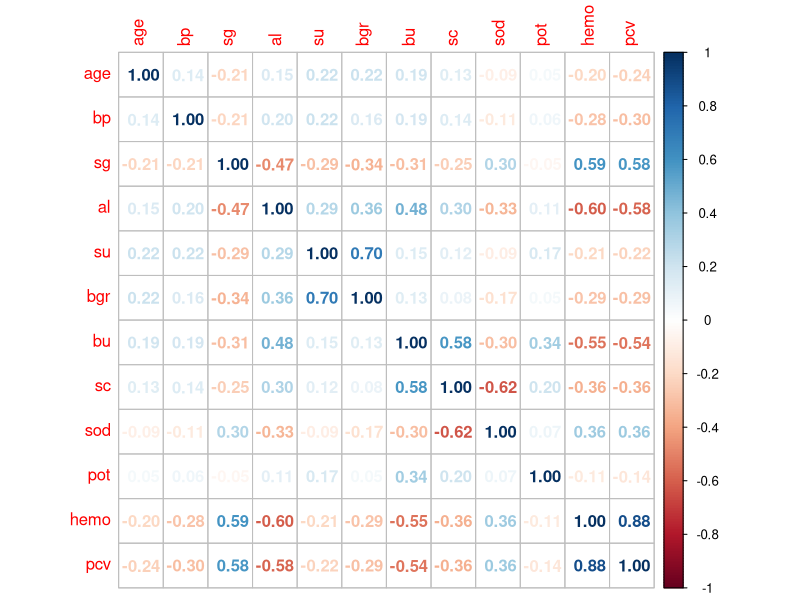
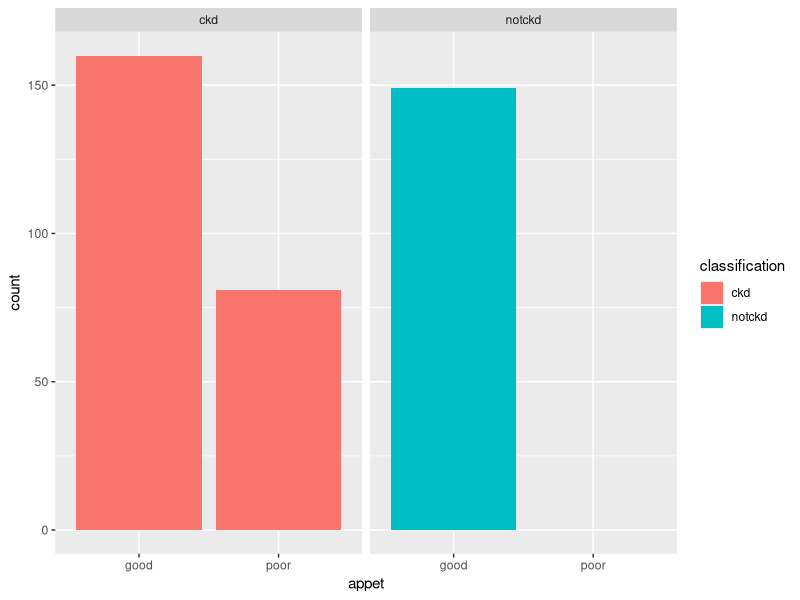
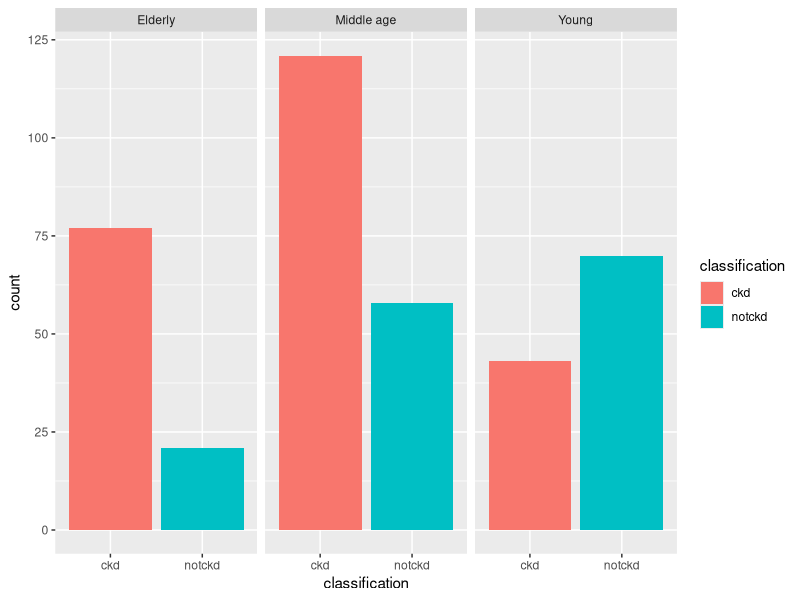

Write the R code that produced these figures, in order.
library(tidyverse) ; library(corrplot)

# First, let's read in the data that we cleaned (removing everything else 
# before that first):
rm(list = ls()) ; par(mfrow = c(1, 1))
data <- read_csv("data.csv") %>% select(-c(...1))
data$rbc <- as.factor(data$rbc) ; data$pc <- as.factor(data$pc)
data$pcc <- as.factor(data$pcc) ; data$ba <- as.factor(data$ba)
data$htn <- as.factor(data$htn) ; data$dm <- as.factor(data$dm)
data$cad <- as.factor(data$cad) ; data$appet <- as.factor(data$appet)
data$pe <- as.factor(data$pe) ; data$ane <- as.factor(data$ane)
data$classification <- as.factor(data$classification)

# I think we should take a look to see if any variables are correlated - I'm
# using all numerical values (i.e., so the factors will not be in the correlation
# graph that I'm about to make):
str(data)
data %>% select(c(age, bp, sg, al, su, bgr, bu, sc, sod, pot, hemo, pcv)) %>% 
  cor() %>% corrplot(method = "number")

# We see that hemo and pcv are highly correlated.  I think this implies that 
# if we use hemo or pcv in our model, then we shouldn't use the other (and 
# vice verl)) + geom_bar(aes(fill = classification)) + facet_wrap(~al)
# sa).  A similar argument can probably be made for hemo / al,
# hemo / sg, and hemo / bu.

# Otherwise, I think it could be worth exploring the relationship between
# our dependent variable classification and other categorical variables:
library(ggplot2)

# How about starting off with "rbc"?  The bar plot tells us that those without
# kidney disease have a higher proportion of normal rbc to abnormal rbc.  
# This makes sense - rbc can be used as predictor since there is a marked 
# difference between both groups of individuals.
ggplot(data, aes(x = appet)) + geom_bar(aes(fill = classification)) + 
  facet_wrap(~classification)

# By changing the categorical variable in the above line of code, I noted the following:
#
# 1) pc => proportion of abnormal to normal pc in diseased and healthy patients
#          looks very similar.  
#
# 2) pcc => there's no pcc present in those that are healthy.
#
# 3) ba => ditto.  I'm not sure how pcc and ba can help us out in our aim.
#
# 4) htn => healthy individuals have no htn.  This is definitely a major factor,
#           especially from a physiological standpoint and a data standpoint.
#
# 5) dm => ditto.
#
# 6) cad => ditto (though there's lesser individuals in the teal category).
#
# 7) appet => ditto.
#
# 8) pe => ditto.

# I was also wondering if it makes sense to engineer a new feature based on
# age.  I'm thinking that we can perhaps partition our "age" variable into
# three - four categories: young, middle aged, and elderly for instance.
#
# Based off a source I found on the internet, this is what they have to say:
#
# 1) Middle age => 45 - 65 years old (not inclusive on upper end)
# 2) Elderly => 65 and above
# 3) Young => Anybody below 45 (implied)
#
# I don't know how valid this is in the Singaporean context - this is something
# that we might have to look into in the near future.  Nevertheless:
data$agerange <- case_when(data$age < 45 ~ "Young",
                           data$age >= 45 & data$age < 65 ~ "Middle age",
                           data$age >= 65 ~ "Elderly")
data$agerange <- as.factor(data$agerange)

ggplot(data, aes(x = classification)) + geom_bar(aes(fill = classification)) +
  facet_wrap(~agerange)

# I think that this could be helpful in our model.  The younger we get, 
# the lesser amount of people with kidney failure that we have.  

# Otherwise, I think taking what Edsel mentioned in the group chat into account,
# perhaps we wouldn't need to be so thorough after all.

# I suggest create a "base" model to improve on - perhaps using ALL features
# and then trying to improve upon it...